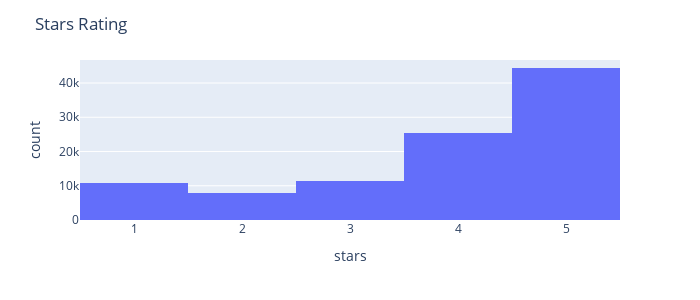

Notebook code cell kept with this figure:
### Markdown cell above
## First we want to have a look at the distribution of the star rating

### Code cell
#plot the graph of the ratings

fig = px.histogram(dfr, x='stars')
fig.update_layout(title_text='Stars Rating', width=700, height=300)
fig.show()

### Figure 1 — Plotly figure (JSON) as saved in the notebook; plotly's stock layout.template omitted (floating-point values rounded to 4 significant figures; data arrays with more than 128 entries replaced by an {"elided": "..."} marker saying what was removed)
{"data": [{"alignmentgroup": "True", "bingroup": "x", "hovertemplate": "stars=%{x}<br>count=%{y}<extra></extra>", "legendgroup": "", "marker": {"color": "#636efa", "pattern": {"shape": ""}}, "name": "", "offsetgroup": "", "orientation": "v", "showlegend": false, "type": "histogram", "x": {"elided": "100000 int values"}, "xaxis": "x", "yaxis": "y"}], "layout": {"barmode": "relative", "height": 300, "legend": {"tracegroupgap": 0}, "margin": {"t": 60}, "title": {"text": "Stars Rating"}, "width": 700, "xaxis": {"anchor": "y", "domain": [0, 1], "title": {"text": "stars"}}, "yaxis": {"anchor": "x", "domain": [0, 1], "title": {"text": "count"}}}}
